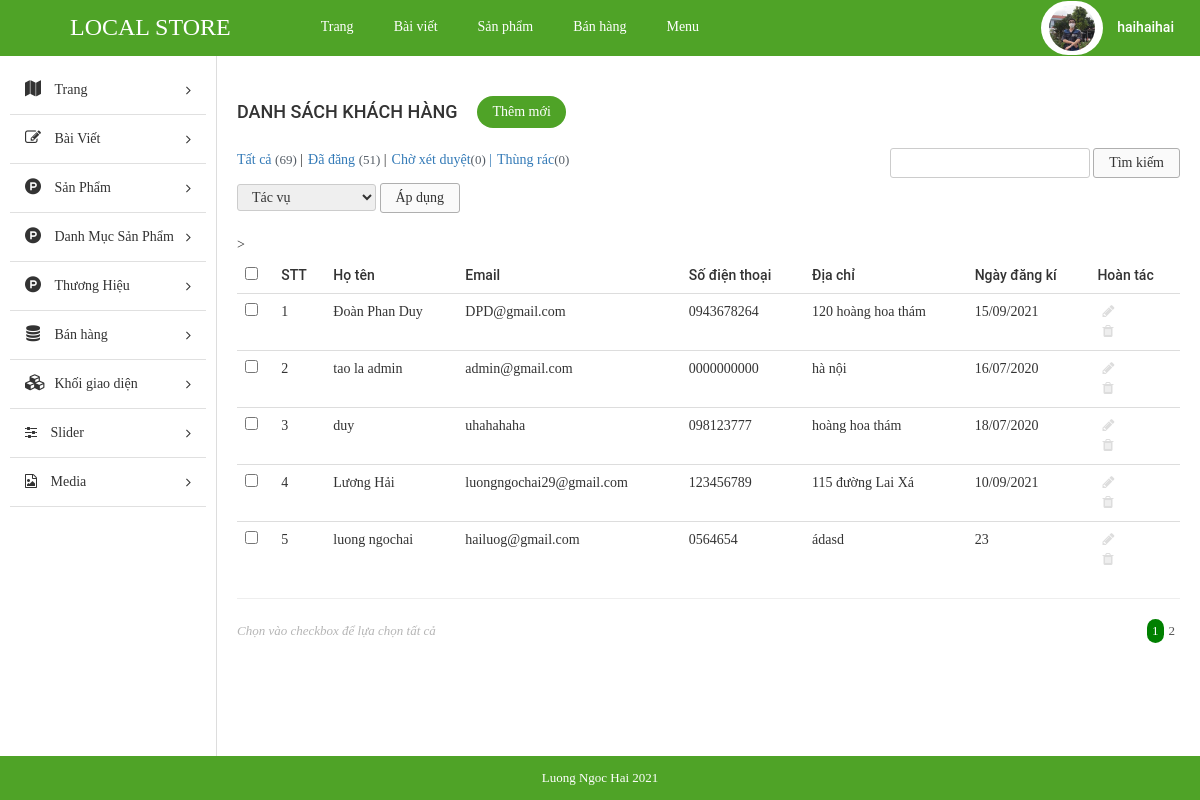
Page /admin/index.php?modules=customers&controllers=index&action=list (signed in) on the committed database.
### tables this page shows
CREATE TABLE `tbl_customer` (
  `id` int(11) NOT NULL,
  `username` varchar(255) NOT NULL,
  `password` varchar(255) NOT NULL,
  `fullname` varchar(255) NOT NULL,
  `mail` varchar(255) NOT NULL,
  `phone` varchar(10) NOT NULL,
  `address` text NOT NULL,
  `create_date` varchar(255) NOT NULL
);

### admin/libraries/database.php (called while the page is built, shortened)
<?php
function db_query($query_string) {
    global $conn;
    $result = mysqli_query($conn, $query_string);
    return $result;
}
function db_fetch_array($query_string) {
    $result = array();
    $mysqli_result = db_query($query_string);
    while ($row = mysqli_fetch_assoc($mysqli_result)) {
        $result[] = $row;
    }
    return $result;
}

### admin/modules/customers/models/indexModel.php (called while the page is built)
<?php
function getAllCustomer(){
	return db_fetch_array("SELECT * FROM `tbl_customer`");
}
 ?>

### admin/modules/customers/controllers/indexController.php (called while the page is built, shortened)
<?php
function listAction() {
	$data_tmp =  getAllCustomer();
	if(!empty($_GET['page'])){
		$page = $_GET['page'];
	}else{
		$page =1;
	}
	$numProduct = count($data_tmp);
	$productOnPage = 5;
	$num = ceil($numProduct/$productOnPage);
	$start = ($page - 1) * $productOnPage;
	$res =[];
	for ($i=$start; $i < $start+$productOnPage; $i++) {
		if(isset($data_tmp[$i]))
        $res[] = $data_tmp[$i];
	};
	$data = [$res, $num, $page];
	 load_view('index',$data);
}
?>

### admin/core/router.php (called while the page is built, shortened)
<?php
$action_name = get_action().'Action';
call_function(array('construct', $action_name));

### admin/core/appload.php (called while the page is built, shortened)
<?php
require CONFIGPATH . DIRECTORY_SEPARATOR . 'database.php';
require LIBPATH . DIRECTORY_SEPARATOR . 'database.php';
require COREPATH . DIRECTORY_SEPARATOR . 'base.php';
require COREPATH . DIRECTORY_SEPARATOR . 'router.php';

### admin/index.php (called while the page is built, shortened)
<?php
require COREPATH.DIRECTORY_SEPARATOR.'appload.php';

### admin/modules/customers/views/indexView.php (the view, shortened to what this page needs)
<div id="main-content-wp" class="list-product-page">
    <div class="wrap clearfix">
        <div id="content" class="fl-right">
            <div class="section" id="title-page">
                <div class="clearfix">
                    <h3 id="index" class="fl-left">Danh sách khách hàng</h3>
                    <a href="?page=add_cat" title="" id="add-new" class="fl-left">Thêm mới</a>
                </div>
            </div>
            <div class="section" id="detail-page">
                <div class="section-detail">
                    <div class="filter-wp clearfix">
                        <ul class="post-status fl-left">
                            <li class="all"><a href="">Tất cả <span class="count">(69)</span></a> |</li>
                            <li class="publish"><a href="">Đã đăng <span class="count">(51)</span></a> |</li>
                            <li class="pending"><a href="">Chờ xét duyệt<span class="count">(0)</span> |</a></li>
                            <li class="pending"><a href="">Thùng rác<span class="count">(0)</span></a></li>
                        </ul>
                        <form method="GET" class="form-s fl-right">
                            <input type="text" name="s" id="s">
                            <input type="submit" name="sm_s" value="Tìm kiếm">
                        </form>
                    </div>
                    <div class="actions">
                        <form method="GET" action="" class="form-actions">
                            <select name="actions">
                                <option value="0">Tác vụ</option>
                            </select>
                            <input type="submit" name="sm_action" value="Áp dụng">
                        </form>
                    </div>
                    <div class="table-responsive">
                        <table class="table list-table-wp">
                            <thead>
                                <tr>
                                    <td><input type="checkbox" name="checkAll" id="checkAll"></td>
                                    <td><span class="thead-text">STT</span></td>
                                    <td><span class="thead-text">Họ tên</span></td>
                                    <td><span class="thead-text">Email</span></td>
                                    <td><span class="thead-text">Số điện thoại</span></td>
                                    <td><span class="thead-text">Địa chỉ</span></td>
                                    <td><span class="thead-text">Ngày đăng kí</span></td>>
                                    <td><span class="thead-text">Hoàn tác</span></td>
                                </tr>
                            </thead>
                            <tbody>
                                <?php if(!empty($data['0']))  foreach ($data['0'] as $key => $value) {?>
                                <tr>
                                    <td><input type="checkbox" name="checkItem" class="checkItem"></td>
                                    <td><span class="tbody-text"><?php echo ($key +1); ?></h3></span>
                                    <td><span class="tbody-text"><?php echo $value['fullname']; ?></h3></span>
                                    <td><span class="tbody-text"><?php echo $value['mail']; ?></span></td>
                                    <td><span class="tbody-text"><?php echo $value['phone']; ?></span></td>
                                    <td><span class="tbody-text"><?php echo $value['address']; ?></span></td>
                                    <td><span class="tbody-text"><?php echo $value['create_date']; ?></span></td>
                                    <td>
                                        <ul class="list-operation ">
                                            <li><a href="" title="Sửa" class="edit"><i class="fa fa-pencil" aria-hidden="true"></i></a></li>
                                            <li><a href="" title="Xóa" class="delete"><i class="fa fa-trash" aria-hidden="true"></i></a></li>
                                        </ul>
                                    </td>
                                </tr>
                                <?php }; ?>
                            </tbody>
                        </table>
                        <hr>
                    </div>
                </div>
            </div>
            <div class="section" id="paging-wp">
                <div class="section-detail clearfix">
                    <p id="desc" class="fl-left">Chọn vào checkbox để lựa chọn tất cả</p>
                    <ul id="list-paging" class="fl-right">
                         <?php for ($i=1; $i <= $data['1'] ; $i++) { ?>
                        <li>
                            <a <?php if($i == $data['2']) echo 'style="background-color: green;color:white; border-radius:300px;"';  ?>  href="?modules=categorys&controllers=index&action=list&page=<?php echo $i; ?>" title=""><?php echo $i; ?></a>
                        </li>
                        <?php }; ?>
                    </ul>
                </div>
            </div>
        </div>
    </div>
</div>

### admin/core/base.php (shortened to what this page needs)
<?php
function get_module() {
    global $config;
    $module = isset($_GET['modules']) ? $_GET['modules'] : $config['default_module'];
    return $module;
}
function call_function($list_function = array()) {
    if (is_array($list_function)) {
        foreach ($list_function as $f) {
            if (function_exists($f())) {
                $f();
            }
        }
    }
}
function load_view($name, $data_send = array()) {
    $data = $data_send;
    $path = MODULESPATH . DIRECTORY_SEPARATOR . get_module() . DIRECTORY_SEPARATOR . 'views' . DIRECTORY_SEPARATOR . $name . 'View.php';
    if (file_exists($path)) {
        require $path;
    } else {
        echo "Không tìm thấy {$path}";
    }
}
function get_header($name = '') {
    global $data;
    if (empty($name)) {
        $name = 'header';
    } else {
        $name = "header-{$name}";
    }
    $path = LAYOUTPATH . DIRECTORY_SEPARATOR . $name . '.php';
    if (file_exists($path)) {
        if (is_array($data)) {
            foreach ($data as $key => $a) {
                $$key = $a;
            }
        }
        require $path;
    } else {
        echo "Không tìm thấy {$path}";
    }
}
function get_footer($name = '') {
    global $data;
    if (empty($name)) {
        $name = 'footer';
    } else {
        $name = "footer-{$name}";
    }
    $path = LAYOUTPATH . DIRECTORY_SEPARATOR . $name . '.php';
    if (file_exists($path)) {
        if (is_array($data)) {
            foreach ($data as $key => $a) {
                $$key = $a;
            }
        }
        require $path;
    } else {
        echo "Không tìm thấy {$path}";
    }
}
function get_sidebar($name = '') {
    global $data;
    if (empty($name)) {
        $name = 'sidebar';
    } else {
        $name = "sidebar-{$name}";
    }
    $path = LAYOUTPATH . DIRECTORY_SEPARATOR . $name . '.php';
    if (file_exists($path)) {
        if (is_array($data)) {
            foreach ($data as $key => $a) {
                $$key = $a;
            }
        }
        require $path;
    } else {
        echo "Không tìm thấy {$path}";
    }
}
?>

### admin/public/css/import/global.css (style rules this page uses)
body { font-family: "Roboto Regular"; font-size: 14px; line-height: 24px; color: #333; }
.fl-left { float: left; }
.fl-right { float: right; }

### admin/public/css/import/list_post.css (style rules this page uses)
#content { width: 82%; border-left: 1px solid #ddd; padding: 20px; }
#add-new { display: inline-block; color: #fff; background: #4fa327; padding: 4px 15px; margin: 20px; border-radius: 20px; }
#index { font-family: 'Roboto Medium'; font-weight: normal; text-transform: uppercase; font-size: 18px; padding: 24px 0px; }
.list-table-wp thead tr td { font-family: 'Roboto Medium'; font-weight: normal; }
.list-operation li { float: left; }
.list-operation li a { display: block; padding: 0px 5px; color: #ddd; }
.list-operation { width: 25%; }
#paging-wp #desc { font-size: 13px; color: #b5b5b5; font-style: italic; }
#list-paging li { float: left; }
#list-paging li a { display: inline-block; color: #555; font-size: 13px; padding: 0px 5px; }
.filter-wp { margin-bottom: 5px; }
.actions { margin-bottom: 20px; }
.post-status li { float: left; font-size: 14px; margin-right: 5px; }
.post-status li .count { color: #555d66; font-size: 13px; display: inline-block; }
.form-s input[type="text"], .form-actions select { border-radius: 3px; border: 1px solid #ccc; padding: 2px 10px; }
.form-s input[type="submit"], .form-actions input[type="submit"] { border-radius: 3px; border: 1px solid #afafaf; padding: 2px 15px; background: #fafafa; }
.form-actions select { padding: 4px 10px; }

### admin/public/css/import/menu.css (style rules this page uses)
.actions select { border-radius: 3px; border: 1px solid #ccc; padding: 4px 10px; }

### admin/public/css/import/detail_order.css (style rules this page uses)
.table { margin-bottom: 0!important; }

### rows in the picture
tbl_customer: fullname "Đoàn Phan Duy", mail "DPD@gmail.com", phone "0943678264", address "120 hoàng hoa thám", create_date "15/09/2021"
tbl_customer: fullname "tao la admin", mail "admin@gmail.com", phone "0000000000", address "hà nội", create_date "16/07/2020"
tbl_customer: fullname "duy", mail "uhahahaha", phone "098123777", address "hoàng hoa thám", create_date "18/07/2020"
tbl_customer: fullname "Lương Hải", mail "luongngochai29@gmail.com", phone "123456789", address "115 đường Lai Xá", create_date "10/09/2021"
tbl_customer: fullname "luong ngochai", mail "hailuog@gmail.com", phone "0564654", address "ádasd", create_date "23"
